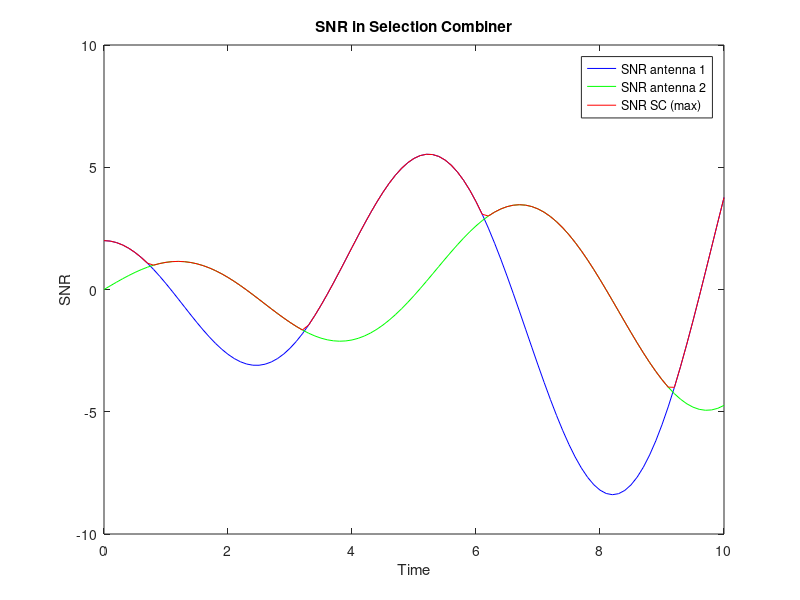

The MATLAB source for this figure:
clc
clear all

time = 0:0.1:10;
random_range = [15 20];
SNR1 = 2 * cos(time) - time .* sin(time);
SNR2 = 0.5 * time .* cos(time) + sin(time);
SNR_SC = max(SNR1, SNR2);

plot(time, SNR1, 'blue');
hold on
plot(time, SNR2, 'green');
hold on
plot(time, SNR_SC, 'red');
title("SNR in Selection Combiner");
xlabel("Time");
ylabel("SNR");
legend("SNR antenna 1", "SNR antenna 2", "SNR SC (max)");